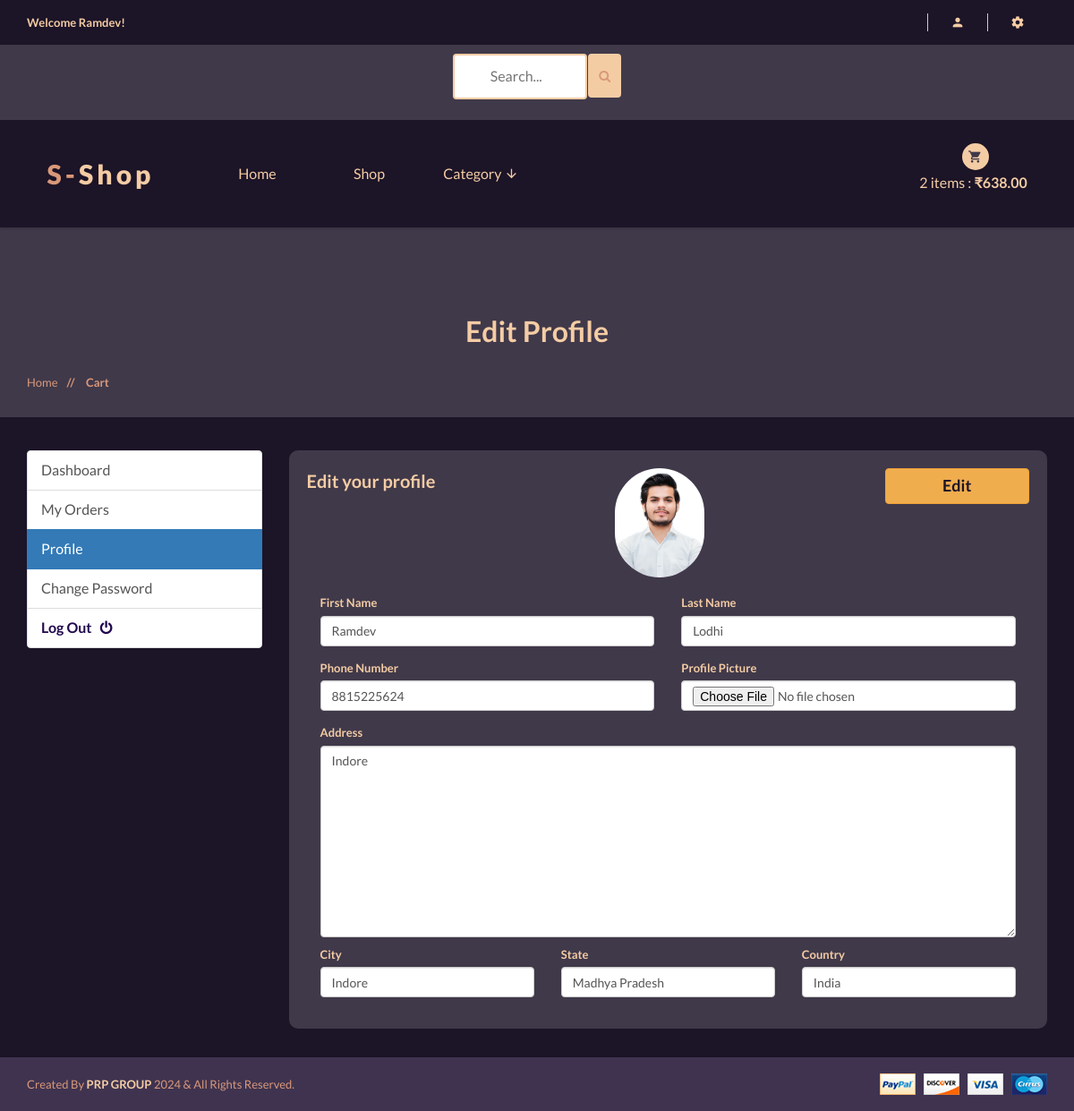
Screenshot of /account/edit_profile/ (signed in) with the database file from the repository.
### accounts/models.py (models this page shows, shortened)
class Account(AbstractBaseUser):
    first_name = models.CharField(max_length=50)
    last_name = models.CharField(max_length=50)
    username = models.CharField(max_length=50, unique=True)
    email = models.EmailField(max_length=100, unique=True)
    Phone_number = models.CharField(max_length=50)
    is_admin = models.BooleanField(default=False)
    is_staff = models.BooleanField(default=False)
    is_active = models.BooleanField(default=False)
    is_superadmin = models.BooleanField(default=False)
    date_joined_for_format = models.DateTimeField(auto_now_add=True)
    last_login_for_format  = models.DateTimeField(auto_now_add=True)
    USERNAME_FIELD = 'email'
    REQUIRED_FIELDS = ['username', 'first_name', 'last_name']
    objects = AccountManger()

class UserProfile(models.Model):
    user = models.OneToOneField(Account, on_delete=models.CASCADE)
    address = models.TextField(blank=True, max_length=500)
    profile_picture = models.ImageField(blank=True, upload_to='userprofile',default='static/user_image_default.png')
    city = models.CharField(blank=True, max_length=20)
    state = models.CharField(blank=True, max_length=20)
    country = models.CharField(blank=True, max_length=20)

### accounts/views.py (the view)
# urls.py: path('edit_profile/', views.edit_profile, name='edit_profile'),
@login_required(login_url = 'accounts:login')
def edit_profile(request):
    userprofile = get_object_or_404(UserProfile, user=request.user)
    if request.method == 'POST':
        user_form = UserForm(request.POST, instance=request.user)
        profile_form = UserProfileForm(request.POST, request.FILES, instance=userprofile)
        if user_form.is_valid() and profile_form.is_valid():
            user_form.save()
            profile_form.save()
            messages.success(request, 'Your profile has been updated.')
            return redirect('accounts:edit_profile')
    else:
        user_form = UserForm(instance=request.user)
        profile_form = UserProfileForm(instance=userprofile)
    context = {
        'user_form': user_form,
        'profile_form': profile_form,
        'userprofile': userprofile,
    }
    return render(request, 'shop/accounts/dashboard/edit_profile.html', context)

### accounts/forms.py
class UserForm(forms.ModelForm):
    class Meta:
        model = Account
        fields = ('first_name', 'last_name', 'Phone_number')
    def __init__(self, *args, **kwargs):
        super(UserForm, self).__init__(*args, **kwargs)
        for field in self.fields:
            self.fields[field].widget.attrs['class'] = 'form-control'

class UserProfileForm(forms.ModelForm):
    profile_picture = forms.ImageField(required=False, error_messages = {'invalid':("Image files only")}, widget=forms.FileInput)
    class Meta:
        model = UserProfile
        fields = ('address', 'city', 'state', 'country', 'profile_picture')
    def __init__(self, *args, **kwargs):
        super(UserProfileForm, self).__init__(*args, **kwargs)
        for field in self.fields:
            self.fields[field].widget.attrs['class'] = 'form-control'

### cart/models.py (called while the page is built)
    def sub_total(self):
        return self.product.price * self.quantity

### shop/context_processors.py (called while the page is built)
def category_list(request):
    return {
        'categories' : Category.objects.all(),
    }

### shop/models.py (called while the page is built)
    def get_category_slug_url(self):
        return reverse('shop:categries', args=[self.slug])

    def get_prodcut_details_url(self):
        return reverse('shop:product_details', args=[self.category.slug, self.slug])

### templates/shop/accounts/dashboard/edit_profile.html (shortened to what this page needs)
{% extends '../../../base.html' %}
{% load static %}
{% block content %}
<div  class="pages-title section-padding">
    <div  class="container">
        <div  style="background:#40394a" class="row">
            <div class="col-xs-12">
                <div class="pages-title-text text-center">
                    <h2 style="color:#f4cca4">Edit Profile</h2>
                    <ul class="text-left">
                        <li><a style="color:#d99879" href="\">Home </a></li>
                        <li style="color:#d99879"><span> // </span>Cart</li>
                    </ul>
                </div>
            </div>
        </div>
    </div>
</div>
<section style="background:#1C1427" class="section-conten padding-y bg">
    <br><br>
<div class="container">
	<div class="row">
    {% include "includes/dashboard_slider.html" %}
	<main class="col-md-9">
    <form style="background:#40394A; padding:20px;border-radius:10px" action="{% url 'accounts:edit_profile' %}" method="POST" enctype="multipart/form-data">
		<article class="card">
		<header class="card-header text-center">
            <strong style="font-size:20px;float:left" class="d-inline-block mr-3">Edit your profile</strong>
            <input style="float:right;width:20%;color:#1C1427;font-size:18px;font-weight: bold;" type="submit" value="Edit" class="btn btn-warning">
        </header>
		<div class="card-body">
            <div class="text-center">
				<img src="{{userprofile.profile_picture.url}}" alt="Profile Picture" width="100" style="border-radius:50px;">
			</div>
            <br>
			<div class="row">
			<div class="col-md-12">
					<div class="form-row">
						<div class="form-group col-md-6">
							<label>First Name</label>
							{{user_form.first_name}}
						</div>
						<div class="form-group col-md-6">
							<label>Last Name</label>
							{{user_form.last_name}}
						</div>
					</div>
					<div class="form-row">
						<div class="form-group col-md-6">
							<label>Phone Number</label>
							{{user_form.Phone_number}}
						</div>
						<div class="form-group col-md-6">
							<label>Profile Picture</label>
							{{profile_form.profile_picture}}
						</div>
					</div>
					<div style="margin-bottom:10px" class="col-md-12">
						<label>Address</label>
						{{profile_form.address}}
					</div><br>
					<div class="form-row">
						<div class="form-group col-md-4">
							<label>City</label>
							{{profile_form.city}}
						</div>
						<div class="form-group col-md-4">
							<label>State</label>
							{{profile_form.state}}
						</div>
						<div class="form-group col-md-4">
							<label>Country</label>
							{{profile_form.country}}
						</div>
					</div>
			</div>
			</div>
		</div>
		</article>
        </form>
	</main>
</div>
</div>
<br>
</section>
{% endblock content %}

### templates/base.html (shortened to what this page needs)
{% load static %}
<html class="no-js" lang="">
<head>
    <link rel="stylesheet" href="{% static 'css/bootstrap.min.css' %}">
    <link rel="stylesheet" href="{% static 'css/animate.css' %}">
    <link rel="stylesheet" href="{% static 'css/materialdesignicons.min.css' %}">
    <link rel="stylesheet" href="{% static 'css/jquery.simpleLens.css' %}">
    <link rel="stylesheet" href="{% static 'css/jquery-ui.min.css' %}">
    <link rel="stylesheet" href="{% static 'css/meanmenu.min.css' %}">
    <link rel="stylesheet" href="{% static 'css/nivo-slider.css' %}">
    <link rel="stylesheet" href="{% static 'css/owl.carousel.css' %}">
    <link rel="stylesheet" href="{% static 'css/style.css' %}">
    <link rel="stylesheet" href="{% static 'css/responsive.css' %}">
    <link rel="stylesheet" href="https://cdnjs.cloudflare.com/ajax/libs/font-awesome/4.7.0/css/font-awesome.min.css">
</head>
<body style="background:#40394a">
    <header style="background:#1c1427" class="header-one header-two">
        <div style="background:#1c1427" class="header-top-two">
            <div class="container text-center">
                <div class="row">
                    <div class="col-sm-12">
                        <div class="middel-top">
                            {% if user.id is None %}
                            <div class="left floatleft">
                                <p style="color:#f4cca4"><b>Welcome Guest!</b></p>
                            </div>
                            {% else %}
                            <div class="left floatleft">
                                <p style="color:#f4cca4"><b>Welcome {{user.first_name | capfirst}}!</b></p>
                            </div>
                            {% endif %}
                        </div>
                        <div class="middel-top clearfix">
                            <ul class="clearfix right floatright">
                                <li>
                                    <a style="color:#f4cca4" href="#"><i class="mdi mdi-account"></i></a>
                                </li>
                                <li>
                                    <a style="color:#f4cca4" href="#"><i class="mdi mdi-settings"></i></a>
                                </li>
                            </ul>
                            </div>
                        </div>
                    </div>
                </div>
            </div>
        <div style="background:#40394a">
            <div class="container text-center">
                <div class="row">
                    <div class="col-sm-12">
                        <form id="searchh" action={% url 'shop:search' %} method="GET">
                        <input  type="text" name="keyword" placeholder="Search...">
                        <button style="height:49px; margin-bottom:6px; background:#f4cca4;margin-left:-1px;border:None "  class="btn btn-warning" type="submit">
                           <i style="color:#d99879" class="fa fa-search"></i>
                        </button>
                        </form>
                    </div>
                </div>
            </div>
        </div>
        <div class="container text-center">
            <div class="row">
                <div class="col-sm-2">
                    <div class="logo">
                        <a style="color:#f4cca4;font-weight: 800;" href="\"><span
                                style="color:#d99879">S-</span>shop</a>
                    </div>
                </div>
                <div class="col-sm-8">
                    <div class="header-middel">
                        <div class="mainmenu">
                            <nav >
                                <ul>
                                    <li ><a href="\">Home</a></li>
                                    <li><a href="{% url 'shop:shop' %}">Shop</a></li>
                                    <li><a href="#">Category <i class="mdi mdi-arrow-down"></i></a>
                                    </li>
                                </ul>
                            </nav>
                        </div>
                    </div>
                </div>
                <div class="col-sm-2">
                    <div class="cart-itmes">
                        <a class="cart-itme-a" href="{% url 'cart:cart' %}">
                            <i class="mdi mdi-cart"></i>
                            {{quantityyy}} items : <strong>₹{{totalll}}</strong>
                        </a>
                    </div>
                </div>
            </div>
        </div>
    </header>
    <br>
    {% block content %}
    {% endblock content %}
    <footer>
        <div  style="background:#3f3350" class="footer-bottom">
            <div class="container">
                <div class="row">
                    <div class="col-xs-12 col-sm-6">
                        <p style="color:#d99879">Created By <span style="color:#f4cca4"><b>PRP GROUP</b></span> 2024 &
                            All Rights Reserved.</p>
                    </div>
                    <div class="col-xs-12 col-sm-6 text-right">
                        <a href="#"><img src="{% static 'img/footer/payment.png' %}" alt="" /></a>
                    </div>
                </div>
            </div>
        </div>
    </footer>
</body>
</html>

### core/static/css/style.css (style rules this page uses)
html, body { height: 100%; }
.floatleft { float:left }
.floatright { float:right }
img { max-width:100%; }
p { margin:0px; }
h1, h2, h3, h4, h5, h6 { margin: 0 0 10px; font-family: 'Lato', sans-serif; text-transform:capitalize; font-weight:600; }
a { transition: all 0.3s ease 0s; text-decoration:none; font-weight:500; color:#f4cca4; text-transform:capitalize; }
i { font-size:16px; }
p { color:#f4cca4; font-size:13px; font-weight:400; line-height:20px; }
ul { list-style: outside none none; margin: 0; padding: 0 }
ul li { float:left; }
.section-padding { padding:80px 0; }
body { font-family: 'Lato', sans-serif; color:#f4cca4; font-size:13px; font-weight:400; }
.middel-top .left, .middel-top .right { width: 20%; }
.middel-top { border: 1px solid #ccc; border-top: 0px solid #ccc; }
.middel-top .right a { font-size: 16px; line-height: 75px; }
.middel-top .right li:last-child a i { border: 0 none; }
.header-one .right li { position:relative; }
.middel-top .right a i { border-right: 1px solid #ccc; width: 100%; line-height: 30px; }
.middel-top .left p { line-height: 75px; }
header .logo ,.cart-itmes { line-height: 150px; }
.cart-itmes > a.cart-itme-a { font-size: 16px; text-transform: lowercase; position: relative; top: 10px; }
.logo { font-size: 30px; letter-spacing: 4px; }
.cart-itmes a.cart-itme-a i { font-size: 25px; left: 50%; margin-left: -13px; margin-top: -35px; position: absolute; top: 50%; }
.cart-itmes > a.cart-itme-a strong ,.menu-cart-text > strong,.total strong,.mainmenu li:hover >a,.mainmenu li a.active,.header-one .right li:hover >a,.header-one .right li a.active,header .parent-active > a { color: #f4cca4; }
.menu-cart-text > strong,.total > span,.menu-cart-text span ,.out-menu ,.mainmenu a ,.cart-itmes > a.cart-itme-a,.slide-text span { display: block; }
header.header-one { box-shadow: 0 0 3px rgba(25, 25, 25, 0.56); position: relative; z-index: 999; }
.mainmenu li { border-right: 1px solid #ccc; width: 16.666%; position:relative; }
.mainmenu a { font-size: 16px; line-height: 75px; }
.mainmenu li:first-child { border-left: 1px solid #ccc; }
footer ,.latest-blog,.single-products,.service-text,.coming-product.coming-product2 { background: #f5f5f5 none repeat scroll 0 0; }
.footer-bottom { padding: 18px 0; }
.footer-bottom p { padding: 2px 0; }
.header-top-two .middel-top .right a ,.header-top-two .middel-top .left p { line-height: 50px; }
.header-top-two,.footer-bottom { background: #eee none repeat scroll 0 0; }
.header-two .logo, .header-two .cart-itmes, .header-two .mainmenu a { line-height:120px; }
.header-two .mainmenu li:first-child,.header-two .mainmenu li { border:0; }
.header-top-two .middel-top { border: 0 none; }
.header-two .cart-itmes a.cart-itme-a i { font-size: 16px; margin-top: -44px; background: #f4cca4; width: 30px; height: 30px; border-radius: 50%; line-height: 30px; color: #40394a; }
.header-two .middel-top .left, .header-two .middel-top .right { width: auto; }
.header-top-two .middel-top .right li > a { line-height: 1; }
.header-top-two .middel-top .left p { line-height: 50px; }
.header-top-two .middel-top .right > li > a { border-left: 1px solid #ccc; padding: 0px 25px; width: auto; margin: 3px 0; float:left; }
.header-top-two .middel-top .right a i { border-right: 0 none; line-height: 20px; width: 100%; }
.header-top-two .right.floatright { padding: 12px 0; }
.header-one .header-top-two .right li { float: left; }
.pages-title ul.text-left { position: relative; top: 50px; }
.pages-title-text h2 { margin: 0; color:#333; font-size:32px; margin-bottom:-20px; }
.pages-title li { font-weight: 600; text-transform: capitalize; }
.pages-title ul span { padding: 0 10px; }
.single-blog-page .post-title li, .post-title li a,.share-tag a ,.author-des > span,.recent-post h5, .recent-post span ,.error-content button ,.error-content input,.error-content > h5,.pages-title li ,.right.floatright input,.member-btn > a,.pagnation-ul a { color: #999; }

### templates/base.html (style rules this page uses)
#searchh input[type=text] { width: 150px; margin-top:10px; margin-bottom:10px; box-sizing: border-box; border: 2px solid #f4cca4; border-radius: 4px; font-size: 16px; color:#1c1427; background-color: #fff; background-position: 10px 10px; background-repeat: no-repeat; padding: 12px 20px 12px 40px; -webkit-transition: width 0.4s ease-in-out; transition: width 0.4s ease-in-out; }

### rows the page displays
Account: first_name "Ramdev", last_name "Lodhi", Phone_number "8815225624"
UserProfile: profile_picture (picture), address "Indore", city "Indore", state "Madhya Pradesh", country "India"

### other values shown
{{ quantityyy }} "2"
{{ totalll }} "638.00"
